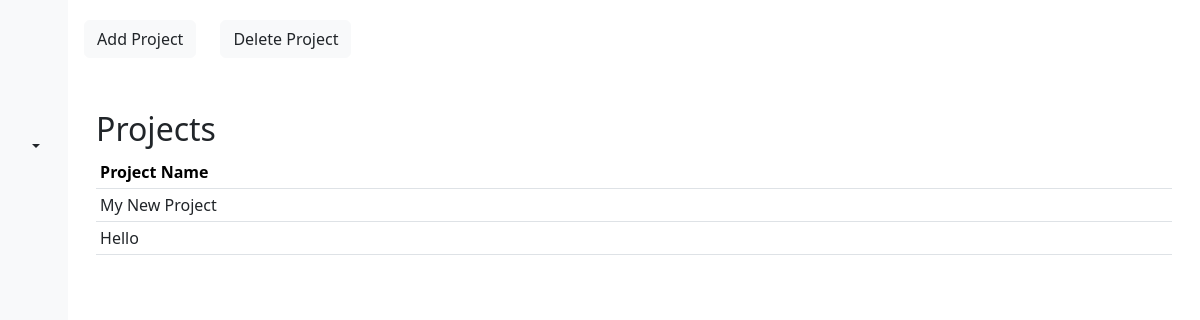
Page /projects on the earlier database version.
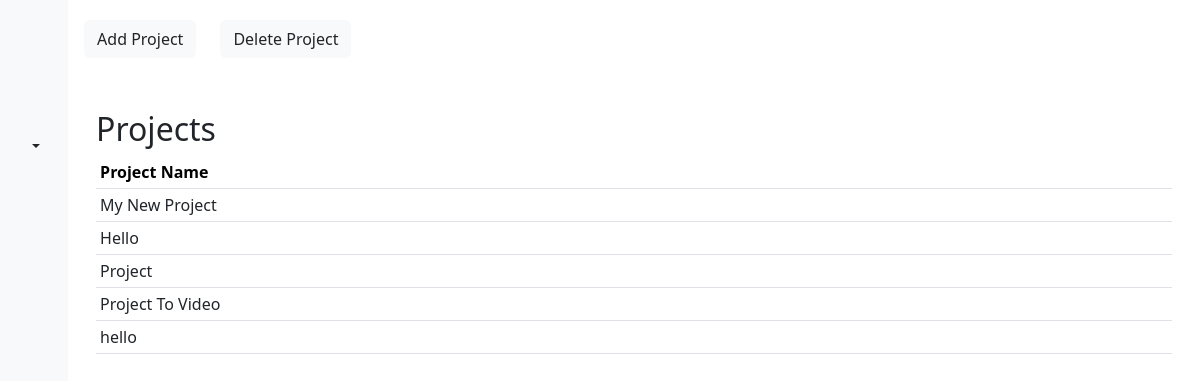
Same page on the later database version.
### core/models.py (models this page shows, shortened)
class Project(models.Model):
    id = models.BigAutoField(primary_key=True)
    name = models.TextField()
    description = models.TextField(null=True, blank=True)
    create_at = models.DateTimeField(auto_now_add=True)

### core/views.py (the view)
# urls.py: path('projects', projects, name='projects'),
def projects(request):
    projects = Project.objects.all()
    msg = ''
    if not projects:
        msg = 'There are 0 projects at this moment.'
    context = {
        'project_list': projects,
        'message': msg
    }
    return render(request, 'core/admin/projects.html', context)

### core/templates/core/admin/projects.html (shortened to what this page needs)
{% load static %}
<!DOCTYPE html>
<html lang="en">
  <head>
    <link rel="stylesheet" href="{% static '' %}" />
    <link
      href="https://cdn.jsdelivr.net/npm/bootstrap@5.3.3/dist/css/bootstrap.min.css"
      rel="stylesheet"
    />
  </head>
  <body>
    <div class="container-fluid">
      <div class="row">
        <div class="col-sm-auto bg-light sticky-top">
          <div
            class="d-flex flex-sm-column flex-row flex-nowrap bg-light align-items-center sticky-top"
          >
            <a
              href=""
              class="d-block p-3 link-dark text-decoration-none"
              title=""
              data-bs-toggle="tooltip"
              data-bs-placement="right"
              data-bs-original-title="Icon-only"
            >
            </a>
            <ul
              class="nav nav-pills nav-flush flex-sm-column flex-row flex-nowrap mb-auto mx-auto text-center align-items-center"
            >
              <li class="nav-item">
                <a
                  href="{% url 'adminwindow' %}"
                  class="nav-link py-3 px-2"
                  title=""
                  data-bs-toggle="tooltip"
                  data-bs-placement="right"
                  data-bs-original-title="Home"
                >
                </a>
              </li>
              <li>
                <a
                  href="{% url 'projects' %}"
                  class="nav-link py-3 px-2"
                  title=""
                  data-bs-toggle="tooltip"
                  data-bs-placement="right"
                  data-bs-original-title="Projects"
                >
                </a>
              </li>
              <li>
                <a
                  href="{% url 'users' %}"
                  class="nav-link py-3 px-2"
                  title=""
                  data-bs-toggle="tooltip"
                  data-bs-placement="right"
                  data-bs-original-title="Users"
                >
                </a>
              </li>
            </ul>
          </div>
          <div class="dropdown">
            <a
              href=""
              class="d-flex align-items-center justify-content-center p-3 link-dark text-decoration-none dropdown-toggle"
              id="dropdownUser3"
              data-bs-toggle="dropdown"
              aria-expanded="false"
            >
            </a>
          </div>
        </div>
        <div class="col-sm p-3 min-vh-100">
          <div class="row">
            <div class="col-sm-auto my-1">
              <button class="btn btn-light text-decoration-none">
                <a
                  href="{% url 'addproject' %}"
                  class="text-decoration-none text-dark"
                >
                  <span>Add Project</span>
                </a>
              </button>
            </div>
            <div class="col-sm-auto my-1">
              <button class="btn btn-light text-decoration-none">
                <a href="" class="text-decoration-none text-dark">
                  <span>Delete Project</span>
                </a>
              </button>
            </div>
          </div>
          <div class="container my-5">
            <h2>Projects</h2>
            <div class="table-reponsive">
              <table class="table table-hover table-sm">
                <thead>
                  <tr>
                    <th>Project Name</th>
                    <th></th>
                    <th></th>
                    <th></th>
                  </tr>
                </thead>
                <tbody>
                  {% for projects in project_list %}
                  <tr>
                    <td>
                      <a
                        href="{% url 'project' %}"
                        class="text-decoration-none text-dark"
                        >{{projects.name}}</a
                      >
                    </td>
                    <td></td>
                    <td></td>
                    <td></td>
                  </tr>
                  {% endfor %}
                </tbody>
              </table>
            </div>
          </div>
        </div>
      </div>
    </div>
  </body>
</html>

Differences in the rows shown:
added Project: name "Project"
added Project: name "Project To Video"
added Project: name "hello"
